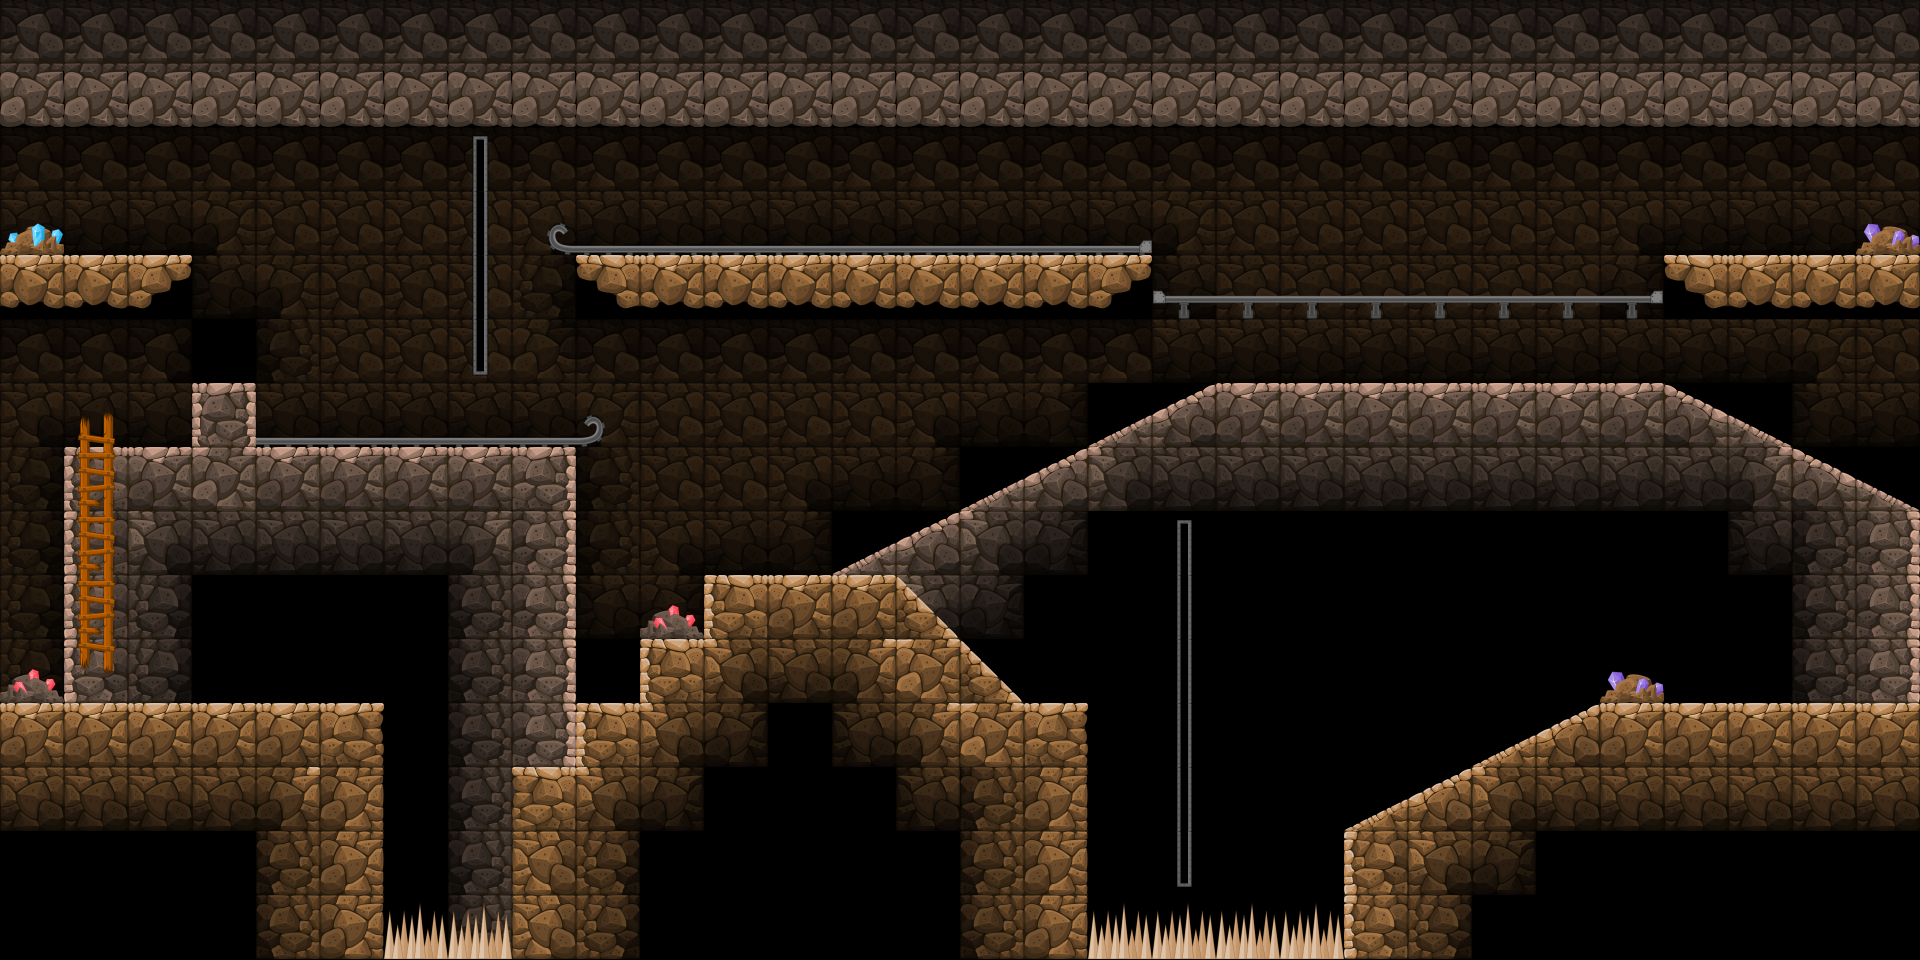

This game map was drawn from its Tiled (.tmx) file and the tilesets committed beside it. A one-line description and the trimmed map source follow:
An orthogonal 30x15 tile map with 64x64 px tiles, 4 tile layers (bg, tile back, tile front, objects).

<map version="1.0" orientation="orthogonal" width="30" height="15" tilewidth="64" tileheight="64">
 <tileset firstgid="1" source="sprites.tsx" />
 <layer name="bg" width="30" height="15">
  <data>[450 cells, 450 non-empty, 12 distinct tile ids]</data>
 </layer>
 <layer name="tile back" width="30" height="15">
  <data>[450 cells, 270 non-empty, 24 distinct tile ids]</data>
 </layer>
 <layer name="tile front" width="30" height="15">
  <data>[450 cells, 125 non-empty, 24 distinct tile ids]</data>
 </layer>
 <layer name="objects" width="30" height="15">
  <data>[450 cells, 44 non-empty, 16 distinct tile ids]</data>
 </layer>
</map>